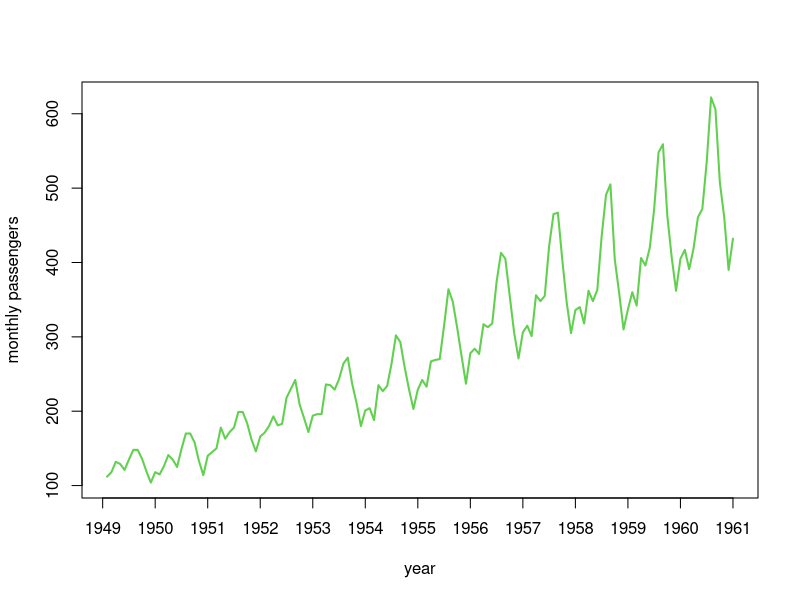
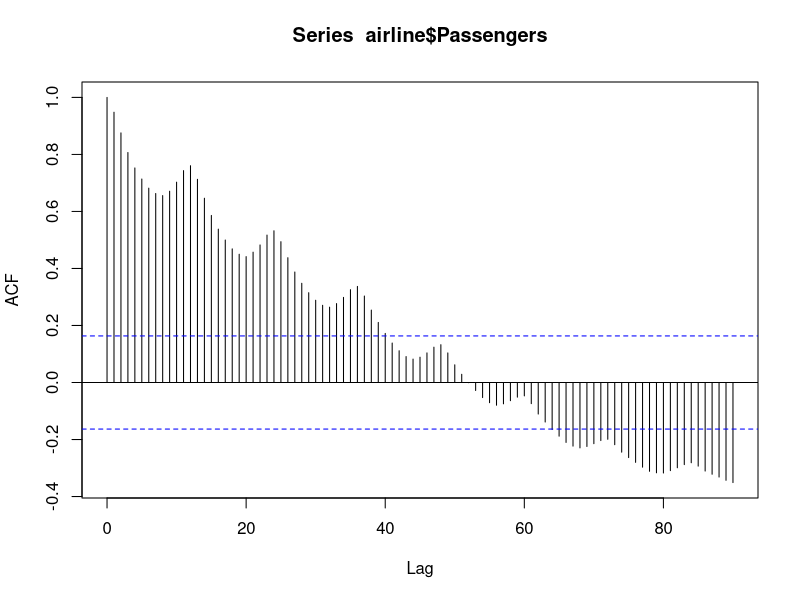
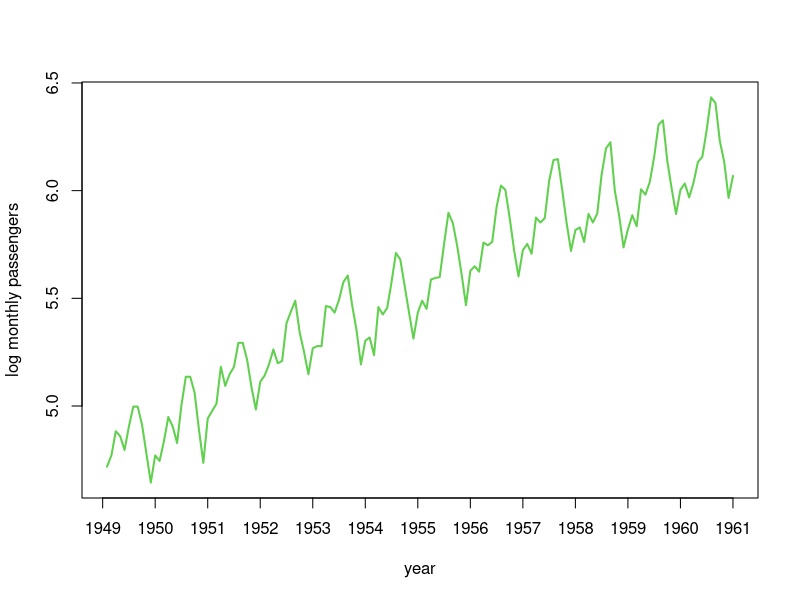
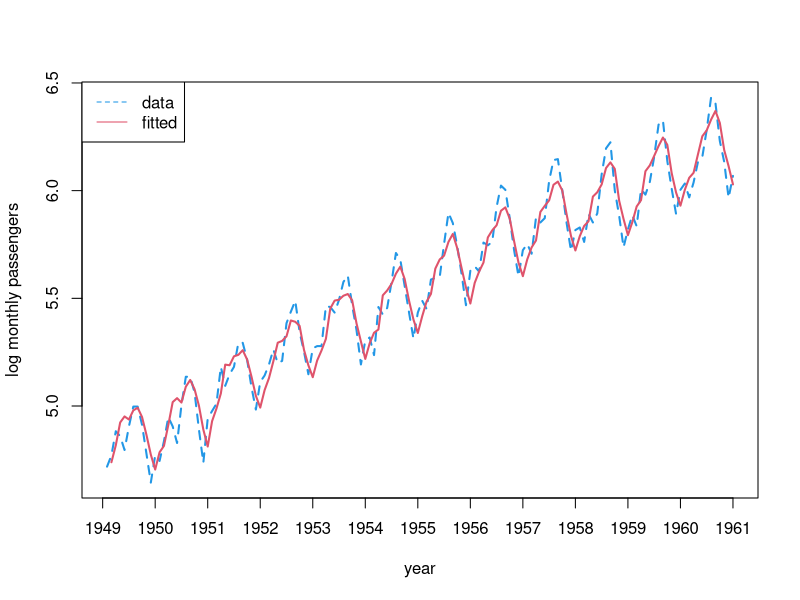
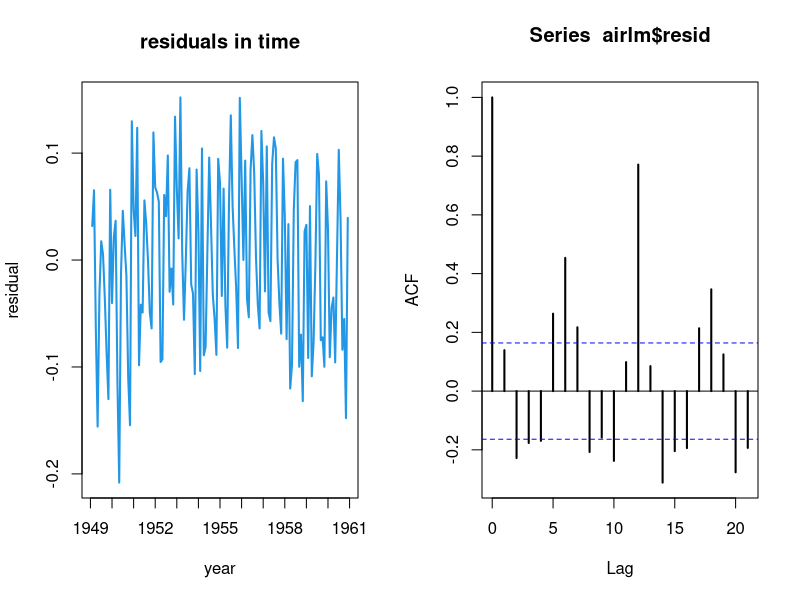
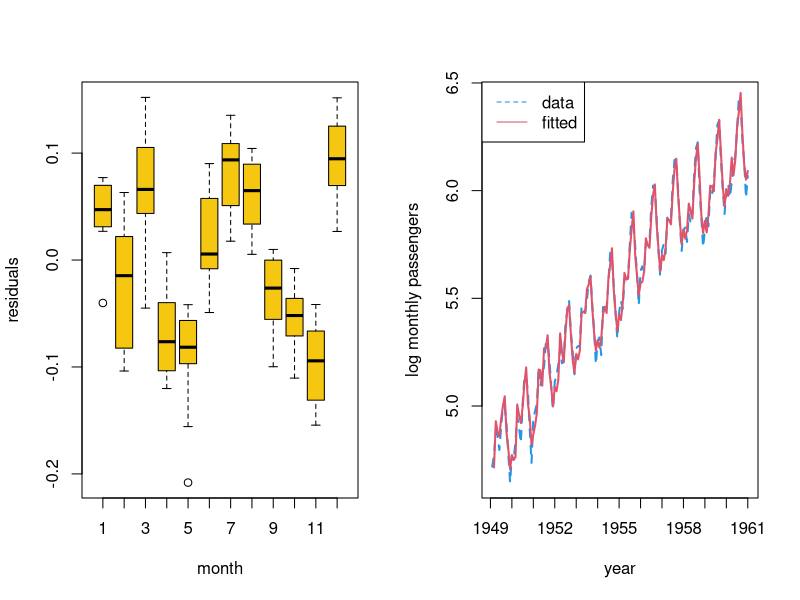
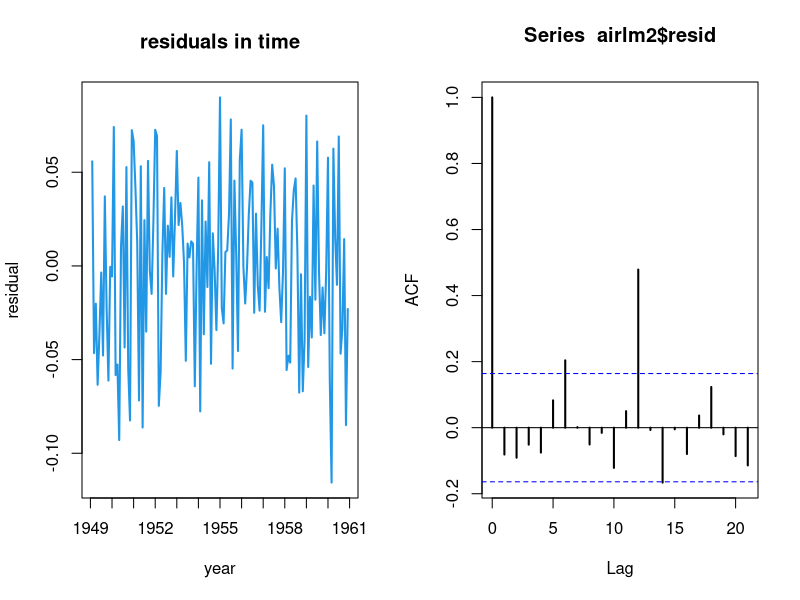
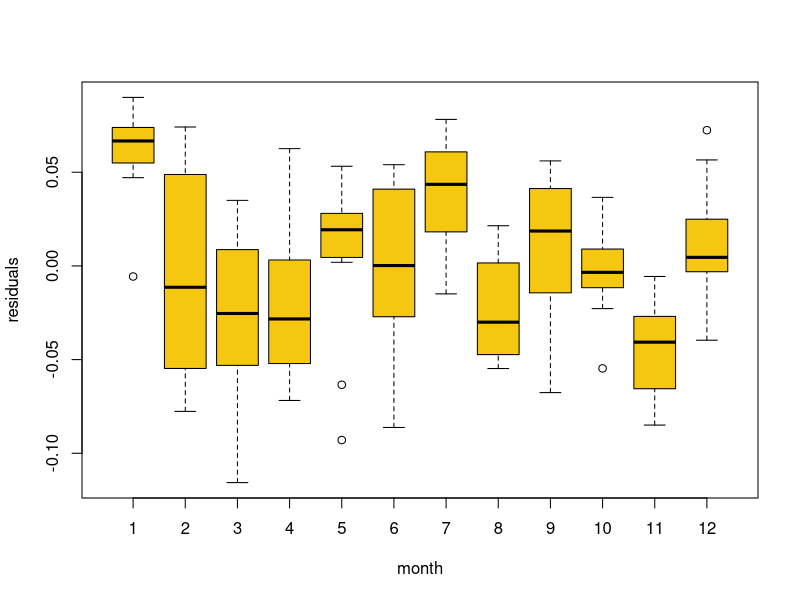

Write R code to recreate these figures, in order.
## ---- chunk 1
set.seed(123)
knitr::opts_chunk$set(echo = TRUE)
## ---- chunk 2
airline <- read.csv("../../data/airline.csv")
## ---- chunk 3
plot(airline$Passengers, xlab="year", ylab="monthly passengers",
     type="l", col=3, lwd=2, xaxt="n")
axis(1, at=(0:12)*12, labels=1949:1961)
## ---- chunk 4
acf(airline$Passengers, lag.max=90)
## ---- chunk 5
plot(log(airline$Passengers), xlab="year", 
     ylab="log monthly passengers",
     type="l", col=3, lwd=2, xaxt="n")
axis(1, at=(0:12)*12, labels=1949:1961)
## ---- chunk 6
t <- 2:nrow(airline)
## ---- chunk 7
YX <- data.frame(logY=log(airline$Passengers[2:144]),
                 logYpast=log(airline$Passengers[1:143]), t=t,
                 sin12=sin(2*pi*t/12), cos12=cos(2*pi*t/12))
## ---- chunk 8
airlm <- lm(logY ~ logYpast + t + sin12 + cos12, data=YX)
summary(airlm)
## ---- chunk 9
plot(log(airline$Passengers), xlab="year",
     ylab="log monthly passengers", type="l", col=4, lty=2,
     xaxt="n", lwd=2)
axis(1, at=(0:12)*12, labels=1949:1961)
lines(t, airlm$fitted, col=2, lwd=2)
legend("topleft", legend=c("data", "fitted"), lty=c(2,1), col=c(4,2))
## ---- chunk 10
par(mfrow=c(1,2))
plot(airlm$resid, xlab="year", ylab="residual", type="l",
     col=4, main="residuals in time",  xaxt="n", lwd=2)
axis(1, at=(0:12)*12, labels=1949:1961)
acf(airlm$resid, lwd=2)
## ---- chunk 11
boxplot(airlm$resid ~ airline$Month[t], xlab="month",
        ylab="residuals", col=7)
## ---- chunk 12
YX$holidays <- airline$Month[t] %in% c(3,6,7,8,12)
## ---- chunk 13
airlm2 <- lm(logY ~ logYpast + t + sin12 + cos12 + holidays, data=YX)
summary(airlm2)
## ---- chunk 14
plot(log(airline$Passengers), xlab="year", ylab="log monthly passengers",
     type="l", col=4, lty=2, xaxt="n", lwd=2)
axis(1, at=(0:12)*12, labels=1949:1961)
lines(t, airlm2$fitted, col=2, lwd=2)
legend("topleft", legend=c("data", "fitted"), lty=c(2,1), col=c(4,2))
## ---- chunk 15
par(mfrow=c(1,2))
plot(airlm2$resid, xlab="year", ylab="residual", type="l", col=4,
     main="residuals in time",  xaxt="n", lwd=2)
axis(1, at=(0:12)*12, labels=1949:1961)
acf(airlm2$resid, lwd=2)
## ---- chunk 16
par(mfrow=c(1,1))
boxplot(airlm2$resid ~ airline$Month[t], xlab="month",
        ylab="residuals", col=7)
## ---- chunk 17
anova(airlm2, airlm)
## ---- chunk 18
n<-length(YX$logY)-1
bics<-c(airlm=extractAIC(airlm, k=log(n))[2],
        airlm2=extractAIC(airlm2, k=log(n))[2])

ebics<-exp(-0.5*(bics-min(bics)))

probs<-ebics/sum(ebics)

rbind(round(bics, 5), round(probs, 5))

